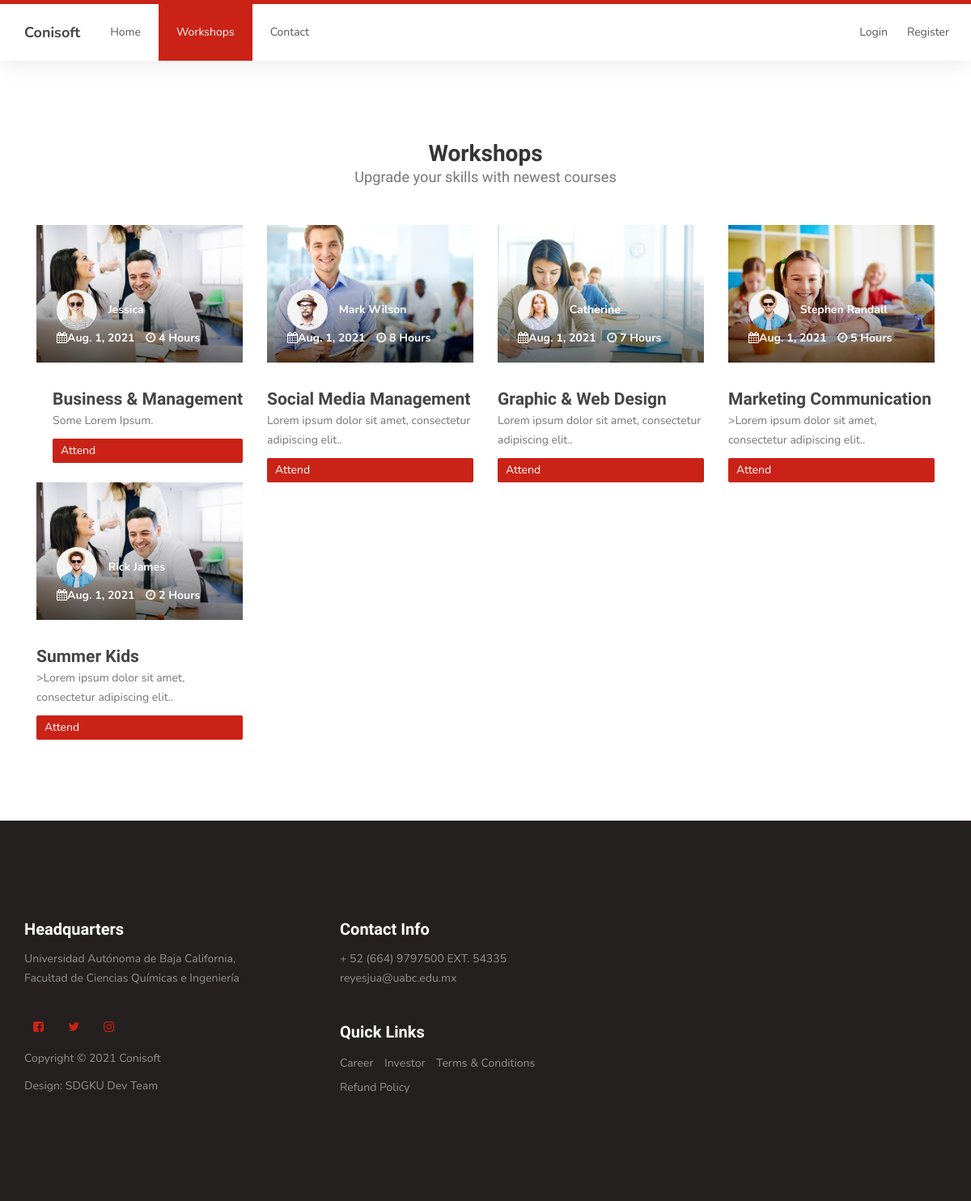
Before: /workshops with the older database file.
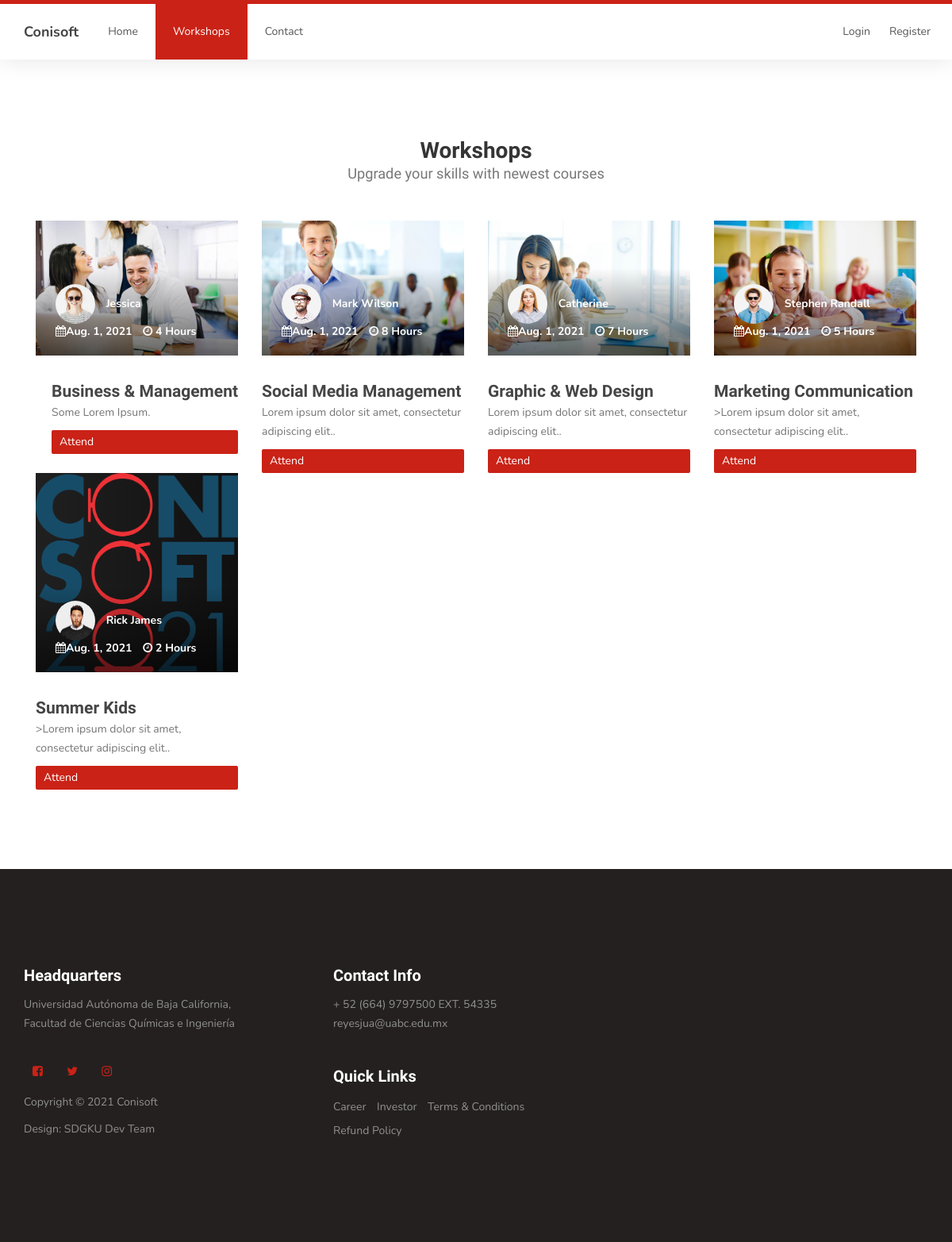
After: the same page with the newer database file.
### mainApp/models.py (models this page shows, shortened)
class Course(models.Model):
    date = models.DateField()
    time_length = models.IntegerField()
    name = models.CharField(max_length=200)
    description = models.CharField(max_length=200)
    presenter = models.CharField(max_length=200)
    image = models.ImageField(upload_to=None, height_field=None, width_field=None, max_length=100)
    presenter_image = models.ImageField(upload_to=None, height_field=None, width_field=None, max_length=100)
    taken_slots = models.IntegerField(default=0)
    zoom_link = models.CharField(blank=True, max_length=500)

### mainApp/views.py (the view)
        def obj_function(request):
            returned_objects_dictionary = {'courses':Course.objects.all(), 'users':User.objects.all()}
            return render(request, 'workshops.html', returned_objects_dictionary)

### mainApp/views.py (called while the page is built)
    def as_view():
        def obj_function(request):
            returned_objects_dictionary = {'courses':Course.objects.all(), 'users':User.objects.all()}
            return render(request, 'workshops.html', returned_objects_dictionary)
        return obj_function

### templates/workshops.html (shortened to what this page needs)
{% extends 'base.html' %}
{% load static %}
{% block content %}
<section id="courses">
    <div class="container">
        <div class="row">
            <div class="col-md-12 col-sm-12">
                <div class="section-title">
                    <h2>Workshops <small>Upgrade your skills with newest courses</small></h2>
                </div>
                {% for object in courses %}
                <div class="col-md-3 col-sm-3">
                    <div class="item">
                        <div class="courses-thumb">
                            <div class="courses-top">
                                <div class="courses-image">
                                    <img src="{{ object.image.url }}" class="img-responsive" alt="">
                                </div>
                                <div class="courses-price">
                                    <h3><a href="#">{{ object.name }}</a></h3>
                                    <p>{{ object.description }}.</p>
                                    {% if object.id != user.course_1_id and object.id != user.course_2_id %}
                                    <span class="subscribe_button" style="cursor:pointer;"
                                        data-catid="{{ object.id }}" data-catname="{{ object.name }}" data-catzoom_link="{{ object.zoom_link }}">Attend</span>
                                    {% else %}
                                    <span class="" style="cursor:pointer;"
                                        data-catid="{{ object.id }}" data-catname="{{ object.name }}" data-catzoom_link="{{ object.zoom_link }}">Enrolled</span>
                                    {% endif %}
                                </div>
                                <div class="courses-date">
                                    <div class="courses-author">
                                        <img src='{{ object.presenter_image.url }}' class="img-responsive" alt="">
                                        <span>{{ object.presenter }}</span>
                                    </div>
                                    <span><i class="fa fa-calendar"></i>{{ object.date }}</span>
                                    <span><i class="fa fa-clock-o"></i> {{ object.time_length }} Hours</span>
                                </div>
                            </div>
                        </div>
                    </div>
                </div>
                {% endfor %}
            </div>
        </div>
    </div>
</section>
{% endblock content %}

Changed rows visible on the page:
changed Course "Summer Kids": image: a different picture; presenter_image: a different picture
